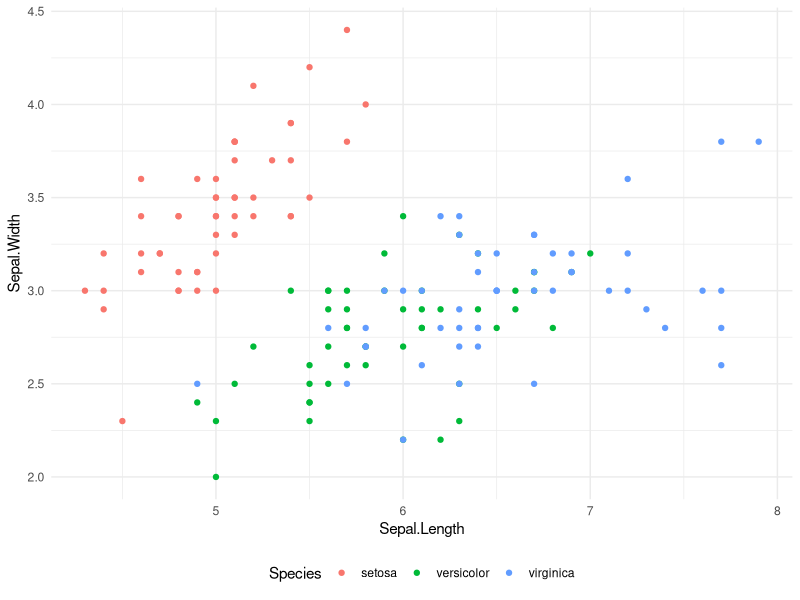

Write R code to recreate this figure.
## ---- chunk 1
library(data.table)
library(ggplot2)

## ---- chunk 2

tmp <- data.table(iris)

ggplot(tmp) + geom_point(aes(x = Sepal.Length, y = Sepal.Width, col = Species)) + 
    theme_minimal() +
    theme(legend.position =  'bottom')


